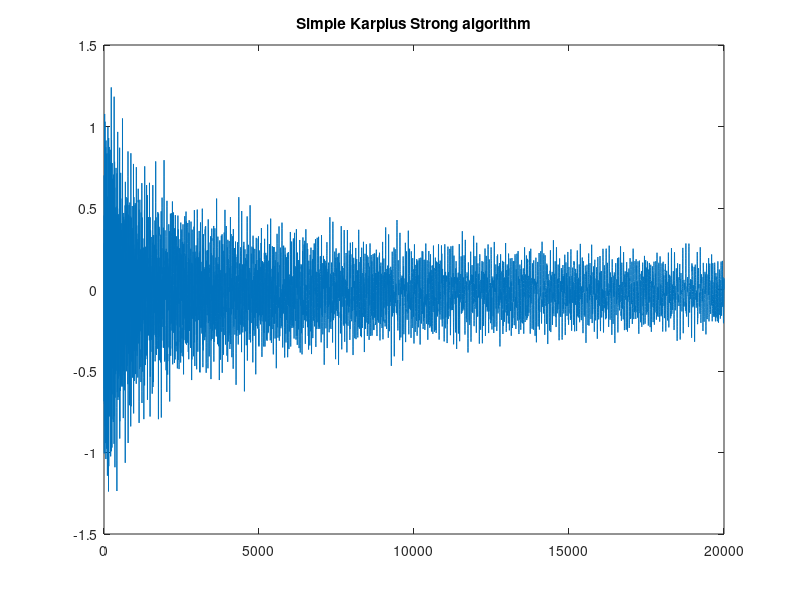

This chart was generated by the following MATLAB code:
% define input parameters
freqHz = 500;
iterations = 20000;
fs = 44100;
lpf_a = 0.1;                                            % low pass filter factor (decaying factor)
apf_g = 0.9;                                            % all pass filter factor (harmonicity factor)

% Karplus strong function - - - - - - - - - - - - - - - - - - - - - - - - - - - - 

N = floor(fs/freqHz);                                   % compute delay line length
exciterSignal = 2 * rand(1,N) - 1;                      % generate noise centered at zero

delayline = [zeros(1,N+1)];                             % initialize delayline
dloffset = length(delayline)-1;                         % compute delay offset

if iterations > length(exciterSignal)                   % exciter signal has to be long 
    diff = iterations - length(exciterSignal);          % as the number of iterations
    exciterSignal = [exciterSignal zeros(1,diff)];      %
end

y = 0;                                                  % initialize new sample
ylpf = 0;                                               % initialize new sample low pass filtered
signal = zeros(1,iterations);                           % initialize output signal
n = 1;                                                  % initialize iterator

while n < iterations
    prev_ylpf = ylpf;
    ylpf = exciterSignal(n) + lpf_a * delayline(N) ...  % karplus strong with variable low pass filter
        + (1-lpf_a) * delayline(N+1);       
    
    y = - apf_g * ylpf + prev_ylpf + apf_g * delayline(1); % apply all pass filter to control harmonicity
    
    delayline = [y, delayline(1:dloffset)];             % shift delay line and write new sample
    signal(n) = y;                                      % append new sample to output signal
    
    n = n+1;                                            % increase iterator
end
figure;plot(signal);title('Simple Karplus Strong algorithm')   % show signal
soundsc(signal, fs)                                     % play it
